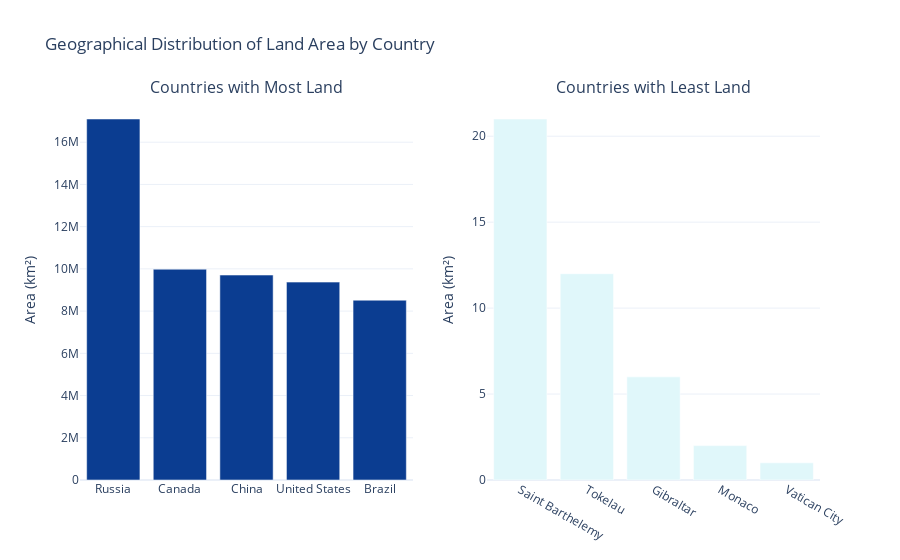

Notebook cell for this chart:
### Markdown cell above
#### Plotting Geographical Distribution of Land Area by Country

### Code cell
land_by_country = df.groupby('Country/Territory')['Area (km²)'].sum().sort_values(ascending=False)
most_land = land_by_country.head(5)
least_land = land_by_country.tail(5)
# Create subplots
fig = sp.make_subplots(rows=1, cols=2, subplot_titles=("Countries with Most Land","Countries with Least Land"))
# Plot countries with the most land
fig.add_trace(go.Bar(x=most_land.index, y=most_land.values, name='Most Land',marker_color=custom_palette[0]), row=1, col=1)
# Plot countries with the least land
fig.add_trace(go.Bar(x=least_land.index, y=least_land.values, name='Least Land',marker_color=custom_palette[1]), row=1, col=2)
fig.update_layout(
title_text="Geographical Distribution of Land Area by Country",showlegend=False,template='plotly_white')
fig.update_yaxes(title_text="Area (km²)", row=1, col=1)
fig.update_yaxes(title_text="Area (km²)", row=1, col=2)
fig.show()

### Figure 1 — Plotly figure (JSON) as saved in the notebook; plotly's stock layout.template omitted (floating-point values rounded to 4 significant figures)
{"data": [{"marker": {"color": "#0b3d91"}, "name": "Most Land", "type": "bar", "x": ["Russia", "Canada", "China", "United States", "Brazil"], "xaxis": "x", "y": [17098242, 9984670, 9706961, 9372610, 8515767], "yaxis": "y"}, {"marker": {"color": "#e0f7fa"}, "name": "Least Land", "type": "bar", "x": ["Saint Barthelemy", "Tokelau", "Gibraltar", "Monaco", "Vatican City"], "xaxis": "x2", "y": [21, 12, 6, 2, 1], "yaxis": "y2"}], "layout": {"annotations": [{"font": {"size": 16}, "showarrow": false, "text": "Countries with Most Land", "x": 0.225, "xanchor": "center", "xref": "paper", "y": 1, "yanchor": "bottom", "yref": "paper"}, {"font": {"size": 16}, "showarrow": false, "text": "Countries with Least Land", "x": 0.775, "xanchor": "center", "xref": "paper", "y": 1, "yanchor": "bottom", "yref": "paper"}], "autosize": true, "showlegend": false, "title": {"text": "Geographical Distribution of Land Area by Country"}, "xaxis": {"anchor": "y", "autorange": true, "domain": [0, 0.45], "range": [-0.5, 4.5], "type": "category"}, "xaxis2": {"anchor": "y2", "autorange": true, "domain": [0.55, 1], "range": [-0.5, 4.5], "type": "category"}, "yaxis": {"anchor": "x", "autorange": true, "domain": [0, 1], "range": [0, 18000000.0], "title": {"text": "Area (km²)"}, "type": "linear"}, "yaxis2": {"anchor": "x2", "autorange": true, "domain": [0, 1], "range": [0, 22.11], "title": {"text": "Area (km²)"}, "type": "linear"}}}
